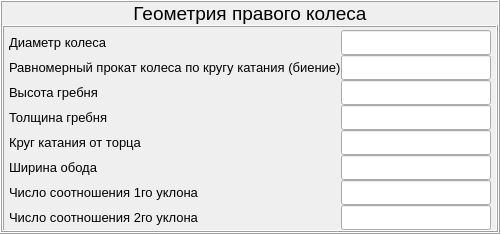
                      <widget class="QFrame" name="archive_right_wheel_frame">
                       <property name="maximumSize">
                        <size>
                         <width>16777215</width>
                         <height>16777215</height>
                        </size>
                       </property>
                       <property name="frameShape">
                        <enum>QFrame::Box</enum>
                       </property>
                       <property name="frameShadow">
                        <enum>QFrame::Raised</enum>
                       </property>
                       <layout class="QVBoxLayout" name="verticalLayout_12">
                        <property name="spacing">
                         <number>0</number>
                        </property>
                        <property name="leftMargin">
                         <number>0</number>
                        </property>
                        <property name="topMargin">
                         <number>0</number>
                        </property>
                        <property name="rightMargin">
                         <number>0</number>
                        </property>
                        <property name="bottomMargin">
                         <number>0</number>
                        </property>
                        <item>
                         <widget class="QLabel" name="label_51">
                          <property name="maximumSize">
                           <size>
                            <width>16777215</width>
                            <height>25</height>
                           </size>
                          </property>
                          <property name="font">
                           <font>
                            <family>Arial</family>
                            <pointsize>14</pointsize>
                           </font>
                          </property>
                          <property name="text">
                           <string>Геометрия правого колеса</string>
                          </property>
                          <property name="alignment">
                           <set>Qt::AlignCenter</set>
                          </property>
                         </widget>
                        </item>
                        <item>
                         <widget class="PlotWidget" name="archive_right_graph_widget" native="true">
                          <property name="maximumSize">
                           <size>
                            <width>16777215</width>
                            <height>16777215</height>
                           </size>
                          </property>
                         </widget>
                        </item>
                        <item>
                         <widget class="QFrame" name="archive_geometry_right_frame">
                          <property name="maximumSize">
                           <size>
                            <width>16777215</width>
                            <height>220</height>
                           </size>
                          </property>
                          <property name="frameShape">
                           <enum>QFrame::Box</enum>
                          </property>
                          <property name="frameShadow">
                           <enum>QFrame::Raised</enum>
                          </property>
                          <layout class="QGridLayout" name="gridLayout_11">
                           <property name="leftMargin">
                            <number>5</number>
                           </property>
                           <property name="topMargin">
                            <number>3</number>
                           </property>
                           <property name="rightMargin">
                            <number>5</number>
                           </property>
                           <property name="bottomMargin">
                            <number>0</number>
                           </property>
                           <property name="spacing">
                            <number>0</number>
                           </property>
                           <item row="1" column="3">
                            <widget class="QLineEdit" name="archive_geometry_right_beat_lineEdit">
                             <property name="maximumSize">
                              <size>
                               <width>150</width>
                               <height>25</height>
                              </size>
                             </property>
                             <property name="font">
                              <font>
                               <family>Arial</family>
                               <pointsize>14</pointsize>
                              </font>
                             </property>
                            </widget>
                           </item>
                           <item row="7" column="3">
                            <widget class="QLineEdit" name="archive_geometry_right_one_slope_lineEdit">
                             <property name="maximumSize">
                              <size>
                               <width>150</width>
                               <height>25</height>
                              </size>
                             </property>
                             <property name="font">
                              <font>
                               <family>Arial</family>
                               <pointsize>14</pointsize>
                              </font>
                             </property>
                            </widget>
                           </item>
                           <item row="4" column="3">
                            <widget class="QLineEdit" name="archive_geometry_right_crest_width_lineEdit">
                             <property name="maximumSize">
                              <size>
                               <width>150</width>
                               <height>25</height>
                              </size>
                             </property>
                             <property name="font">
                              <font>
                               <family>Arial</family>
                               <pointsize>14</pointsize>
                              </font>
                             </property>
                            </widget>
                           </item>
                           <item row="6" column="3">
                            <widget class="QLineEdit" name="archive_geometry_right_width_rim_lineEdit">
                             <property name="maximumSize">
                              <size>
                               <width>150</width>
                               <height>25</height>
                              </size>
                             </property>
                             <property name="font">
                              <font>
                               <family>Arial</family>
                               <pointsize>14</pointsize>
                              </font>
                             </property>
                            </widget>
                           </item>
                           <item row="3" column="3">
                            <widget class="QLineEdit" name="archive_geometry_right_crest_high_lineEdit">
                             <property name="maximumSize">
                              <size>
                               <width>150</width>
                               <height>25</height>
                              </size>
                             </property>
                             <property name="font">
                              <font>
                               <family>Arial</family>
                               <pointsize>14</pointsize>
                              </font>
                             </property>
                            </widget>
                           </item>
                           <item row="0" column="3">
                            <widget class="QLineEdit" name="archive_geometry_right_diameter_lineEdit">
                             <property name="maximumSize">
                              <size>
                               <width>150</width>
                               <height>25</height>
                              </size>
                             </property>
                             <property name="font">
                              <font>
                               <family>Arial</family>
                               <pointsize>14</pointsize>
                              </font>
                             </property>
                            </widget>
                           </item>
                           <item row="5" column="3">
                            <widget class="QLineEdit" name="archive_geometry_right_roll_circle_lineEdit">
                             <property name="maximumSize">
                              <size>
                               <width>150</width>
                               <height>25</height>
                              </size>
                             </property>
                             <property name="font">
                              <font>
                               <family>Arial</family>
                               <pointsize>14</pointsize>
                              </font>
                             </property>
                            </widget>
                           </item>
                           <item row="10" column="3">
                            <widget class="QLineEdit" name="archive_geometry_right_two_slope_lineEdit">
                             <property name="maximumSize">
                              <size>
                               <width>150</width>
                               <height>25</height>
                              </size>
                             </property>
                             <property name="font">
                              <font>
                               <family>Arial</family>
                               <pointsize>14</pointsize>
                              </font>
                             </property>
                            </widget>
                           </item>
                           <item row="0" column="2">
                            <widget class="QLabel" name="label_52">
                             <property name="font">
                              <font>
                               <family>Arial</family>
                               <pointsize>10</pointsize>
                              </font>
                             </property>
                             <property name="text">
                              <string>Диаметр колеса</string>
                             </property>
                            </widget>
                           </item>
                           <item row="1" column="2">
                            <widget class="QLabel" name="label_53">
                             <property name="font">
                              <font>
                               <family>Arial</family>
                               <pointsize>10</pointsize>
                              </font>
                             </property>
                             <property name="text">
                              <string>Равномерный прокат колеса по кругу катания (биение)</string>
                             </property>
                            </widget>
                           </item>
                           <item row="3" column="2">
                            <widget class="QLabel" name="label_54">
                             <property name="font">
                              <font>
                               <family>Arial</family>
                               <pointsize>10</pointsize>
                              </font>
                             </property>
                             <property name="text">
                              <string>Высота гребня</string>
                             </property>
                            </widget>
                           </item>
                           <item row="4" column="2">
                            <widget class="QLabel" name="label_55">
                             <property name="font">
                              <font>
                               <family>Arial</family>
                               <pointsize>10</pointsize>
                              </font>
                             </property>
                             <property name="text">
                              <string>Толщина гребня</string>
                             </property>
                            </widget>
                           </item>
                           <item row="5" column="2">
                            <widget class="QLabel" name="label_56">
                             <property name="font">
                              <font>
                               <family>Arial</family>
                               <pointsize>10</pointsize>
                              </font>
                             </property>
                             <property name="text">
                              <string>Круг катания от торца</string>
                             </property>
                            </widget>
                           </item>
                           <item row="6" column="2">
                            <widget class="QLabel" name="label_57">
                             <property name="font">
                              <font>
                               <family>Arial</family>
                               <pointsize>10</pointsize>
                              </font>
                             </property>
                             <property name="text">
                              <string>Ширина обода</string>
                             </property>
                            </widget>
                           </item>
                           <item row="7" column="2">
                            <widget class="QLabel" name="label_58">
                             <property name="font">
                              <font>
                               <family>Arial</family>
                               <pointsize>10</pointsize>
                              </font>
                             </property>
                             <property name="text">
                              <string>Число соотношения 1го уклона</string>
                             </property>
                            </widget>
                           </item>
                           <item row="10" column="2">
                            <widget class="QLabel" name="label_59">
                             <property name="font">
                              <font>
                               <family>Arial</family>
                               <pointsize>10</pointsize>
                              </font>
                             </property>
                             <property name="text">
                              <string>Число соотношения 2го уклона</string>
                             </property>
                            </widget>
                           </item>
                          </layout>
                         </widget>
                        </item>
                       </layout>
                      </widget>
